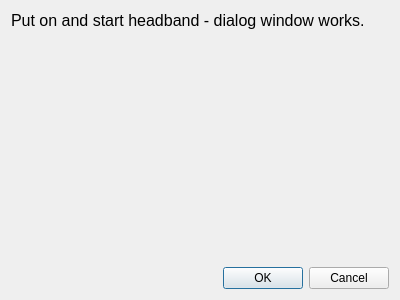
<?xml version="1.0" encoding="UTF-8"?>
<ui version="4.0">
 <class>HelpDialog</class>
 <widget class="QDialog" name="HelpDialog">
  <property name="windowTitle">
   <string>Slumber - Put on and start headband</string>
  </property>
  <property name="sizePolicy">
   <sizepolicy hsizetype="Expanding" vsizetype="Expanding">
    <horstretch>0</horstretch>
    <verstretch>0</verstretch>
   </sizepolicy>
  </property>
  <property name="minimumSize">
   <size>
    <width>400</width>
    <height>300</height>
   </size>
  </property>
  <layout class="QVBoxLayout" name="verticalLayout">
   <item>
    <widget class="QWidget" name="widget_body" native="true">
     <property name="sizePolicy">
      <sizepolicy hsizetype="Expanding" vsizetype="Expanding">
       <horstretch>0</horstretch>
       <verstretch>0</verstretch>
      </sizepolicy>
     </property>
     <property name="maximumSize">
      <size>
       <width>3840</width>
       <height>2160</height>
      </size>
     </property>
     <widget class="QLabel" name="label_body">
      <property name="text">
       <string>Put on and start headband - dialog window works.</string>
      </property>
      <property name="font">
       <font>
        <pointsize>12</pointsize>
        <bold>false</bold>
       </font>
      </property>
     </widget>
    </widget>
   </item>
   <item>
    <layout class="QHBoxLayout" name="buttonLayout">
     <item>
      <spacer name="horizontalSpacer">
       <property name="orientation">
        <enum>Qt::Orientation::Horizontal</enum>
       </property>
       <property name="sizeHint" stdset="0">
        <size>
         <width>40</width>
         <height>20</height>
        </size>
       </property>
      </spacer>
     </item>
     <item>
      <widget class="QPushButton" name="button_ok">
       <property name="text">
        <string>OK</string>
       </property>
      </widget>
     </item>
     <item>
      <widget class="QPushButton" name="button_cancel">
       <property name="text">
        <string>Cancel</string>
       </property>
      </widget>
     </item>
    </layout>
   </item>
  </layout>
 </widget>
 <resources/>
 <connections/>
</ui>
